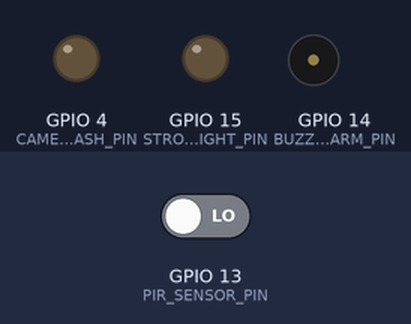
Recording of a sketch running on a simulated ESP32. Shown: output pins drawn as LEDs (lit = HIGH), buzzer (waves = sounding, pin HIGH). The test bench sets the inputs (shaded band); at power-on: GPIO 13 (PIR_SENSOR_PIN) LOW. WiFi joins after 1.5 s; servers stay silent unless stated; uploads are accepted with an empty reply; the camera gives no picture; what the sketch prints to the serial monitor is not drawn.

Above: at 3.1 s.
3.2 s: GPIO 13 (PIR_SENSOR_PIN) driven HIGH
At 3.44 s:
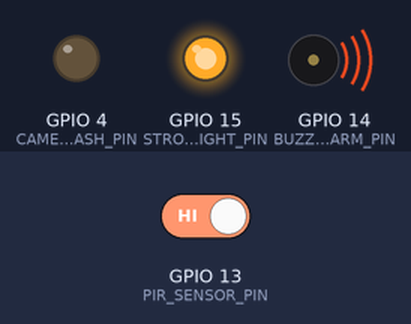
Timing chart, 0 to 12.2 s (numbered marks = the images above; inputs shaded):
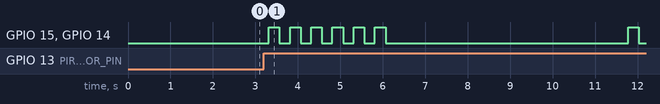

Measured:
- after the input at 3.2 s, GPIO 15 (STROBE_LIGHT_PIN), GPIO 14 (BUZZER_ALARM_PIN): goes 5 × (HIGH 0.25 s, LOW 0.25 s), HIGH 0.25 s, LOW 5.7 s, HIGH 0.25 s, then LOW, starting after 0.12 s

The sketch:

perimeter_guard_pir_cam.ino
```cpp
/*
 * ==============================================================================
 * KisanConnect IoT Firmware - Module B: Crop Protection & Intrusion Guard
 * Hardware: ESP32-CAM (OV2640), HC-SR501 PIR Motion Sensor, High-Decibel Buzzer,
 *           Ultra-Bright Deterrent Strobe LED, LoRa/WiFi Transceiver.
 * ==============================================================================
 */

#include "esp_camera.h"
#include <WiFi.h>
#include <HTTPClient.h>

// --- WiFi Configuration ---
const char* WIFI_SSID = "KisanConnect_Farm_Mesh";
const char* WIFI_PASS = "KisanSecure2026";

// --- Cloud Alert Webhook ---
const char* INTRUSION_WEBHOOK_URL = "http://api.kisanconnect.in/api/v1/security/intrusion";

// --- Hardware Pin Mappings ---
#define PIR_SENSOR_PIN     13  // Motion input from HC-SR501 PIR Sensor
#define BUZZER_ALARM_PIN   14  // Transistor-driven 12V siren/buzzer
#define STROBE_LIGHT_PIN   15  // High-intensity white LED flash
#define CAMERA_FLASH_PIN    4  // Built-in ESP32-CAM flash LED

// --- Camera Model: AI THINKER ESP32-CAM Pinout ---
#define PWDN_GPIO_NUM     32
#define RESET_GPIO_NUM    -1
#define XCLK_GPIO_NUM      0
#define SIOD_GPIO_NUM     26
#define SIOC_GPIO_NUM     27
#define Y9_GPIO_NUM       35
#define Y8_GPIO_NUM       34
#define Y7_GPIO_NUM       39
#define Y6_GPIO_NUM       36
#define Y5_GPIO_NUM       21
#define Y4_GPIO_NUM       19
#define Y3_GPIO_NUM       18
#define Y2_GPIO_NUM        5
#define VSYNC_GPIO_NUM    25
#define HREF_GPIO_NUM     23
#define PCLK_GPIO_NUM     22

const char* PERIMETER_ZONE = "ZONE-EAST-ORCHARD";

void initCamera() {
  camera_config_t config;
  config.ledc_channel = LEDC_CHANNEL_0;
  config.ledc_timer = LEDC_TIMER_0;
  config.pin_d0 = Y2_GPIO_NUM;
  config.pin_d1 = Y3_GPIO_NUM;
  config.pin_d2 = Y4_GPIO_NUM;
  config.pin_d3 = Y5_GPIO_NUM;
  config.pin_d4 = Y6_GPIO_NUM;
  config.pin_d5 = Y7_GPIO_NUM;
  config.pin_d6 = Y8_GPIO_NUM;
  config.pin_d7 = Y9_GPIO_NUM;
  config.pin_xclk = XCLK_GPIO_NUM;
  config.pin_pclk = PCLK_GPIO_NUM;
  config.pin_vsync = VSYNC_GPIO_NUM;
  config.pin_href = HREF_GPIO_NUM;
  config.pin_sscb_sda = SIOD_GPIO_NUM;
  config.pin_sscb_scl = SIOC_GPIO_NUM;
  config.pin_pwdn = PWDN_GPIO_NUM;
  config.pin_reset = RESET_GPIO_NUM;
  config.xclk_freq_hz = 20000000;
  config.pixel_format = PIXFORMAT_JPEG;
  config.frame_size = FRAMESIZE_VGA; // 640x480
  config.jpeg_quality = 12;
  config.fb_count = 1;

  esp_err_t err = esp_camera_init(&config);
  if (err != ESP_OK) {
    Serial.printf("❌ Camera init failed with error 0x%x\n", err);
  } else {
    Serial.println("📷 ESP32-CAM initialized successfully!");
  }
}

void triggerDeterrent() {
  Serial.println("🚨 [INTRUDER DETECTED] Triggering audio siren & deterrent strobe light!");
  // Flashing strobe & sound alarm for 3 seconds
  for (int i = 0; i < 6; i++) {
    digitalWrite(STROBE_LIGHT_PIN, HIGH);
    digitalWrite(BUZZER_ALARM_PIN, HIGH);
    delay(250);
    digitalWrite(STROBE_LIGHT_PIN, LOW);
    digitalWrite(BUZZER_ALARM_PIN, LOW);
    delay(250);
  }
}

void captureAndDispatchAlert() {
  camera_fb_t* fb = esp_camera_fb_get();
  if (!fb) {
    Serial.println("❌ Camera capture failed");
    return;
  }

  Serial.printf("📸 Image captured: %d bytes. Uploading alert to cloud...\n", fb->len);

  if (WiFi.status() == WL_CONNECTED) {
    HTTPClient http;
    http.begin(INTRUSION_WEBHOOK_URL);
    http.addHeader("Content-Type", "image/jpeg");
    http.addHeader("X-Zone-Id", PERIMETER_ZONE);

    int httpCode = http.POST(fb->buf, fb->len);
    if (httpCode > 0) {
      Serial.printf("✅ Security Webhook Response: %d\n", httpCode);
    } else {
      Serial.printf("❌ Error dispatching webhook: %s\n", http.errorToString(httpCode).c_str());
    }
    http.end();
  }

  esp_camera_fb_return(fb);
}

void setup() {
  Serial.begin(115200);
  pinMode(PIR_SENSOR_PIN, INPUT);
  pinMode(BUZZER_ALARM_PIN, OUTPUT);
  pinMode(STROBE_LIGHT_PIN, OUTPUT);
  pinMode(CAMERA_FLASH_PIN, OUTPUT);

  digitalWrite(BUZZER_ALARM_PIN, LOW);
  digitalWrite(STROBE_LIGHT_PIN, LOW);

  Serial.println("\n================================================");
  Serial.println("  KisanConnect Farm Perimeter Guard Node v2.0  ");
  Serial.println("================================================");

  initCamera();

  WiFi.begin(WIFI_SSID, WIFI_PASS);
  Serial.print("Connecting to Security Network");
  while (WiFi.status() != WL_CONNECTED) {
    delay(400);
    Serial.print(".");
  }
  Serial.println("\n[Network] Perimeter Guard Connected! IP: " + WiFi.localIP().toString());
}

void loop() {
  int pirState = digitalRead(PIR_SENSOR_PIN);

  if (pirState == HIGH) {
    Serial.println("\n⚠️ Motion detected on perimeter fence line!");
    triggerDeterrent();
    captureAndDispatchAlert();
    delay(5000); // Debounce cooldown
  }

  delay(200);
}
```
